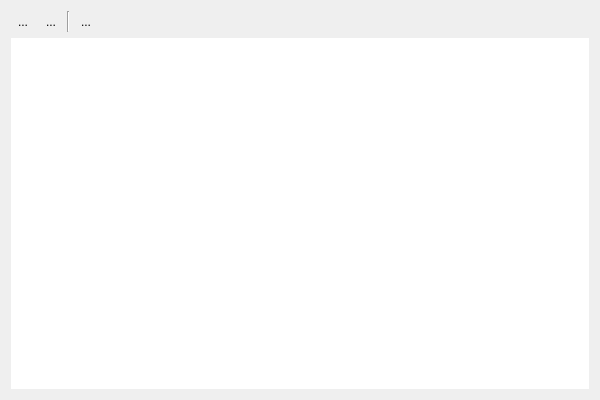
<?xml version="1.0" encoding="UTF-8"?>
<ui version="4.0">
 <class>ListViewClass</class>
 <widget class="QWidget" name="ListViewClass">
  <property name="geometry">
   <rect>
    <x>0</x>
    <y>0</y>
    <width>600</width>
    <height>400</height>
   </rect>
  </property>
  <property name="windowTitle">
   <string>ListView</string>
  </property>
  <layout class="QVBoxLayout" name="verticalLayout">
   <item>
    <layout class="QHBoxLayout" name="horizontalLayout">
     <property name="spacing">
      <number>4</number>
     </property>
     <item>
      <widget class="QToolButton" name="addButton">
       <property name="text">
        <string>...</string>
       </property>
       <property name="autoRaise">
        <bool>true</bool>
       </property>
      </widget>
     </item>
     <item>
      <widget class="QToolButton" name="editButton">
       <property name="text">
        <string>...</string>
       </property>
       <property name="autoRaise">
        <bool>true</bool>
       </property>
      </widget>
     </item>
     <item>
      <widget class="Line" name="line">
       <property name="orientation">
        <enum>Qt::Orientation::Vertical</enum>
       </property>
      </widget>
     </item>
     <item>
      <widget class="QToolButton" name="deleteButton">
       <property name="text">
        <string>...</string>
       </property>
       <property name="autoRaise">
        <bool>true</bool>
       </property>
      </widget>
     </item>
     <item>
      <spacer name="horizontalSpacer">
       <property name="orientation">
        <enum>Qt::Orientation::Horizontal</enum>
       </property>
       <property name="sizeHint" stdset="0">
        <size>
         <width>40</width>
         <height>20</height>
        </size>
       </property>
      </spacer>
     </item>
    </layout>
   </item>
   <item>
    <widget class="QListView" name="listView">
     <property name="contextMenuPolicy">
      <enum>Qt::ContextMenuPolicy::CustomContextMenu</enum>
     </property>
     <property name="frameShape">
      <enum>QFrame::Shape::NoFrame</enum>
     </property>
     <property name="lineWidth">
      <number>0</number>
     </property>
    </widget>
   </item>
  </layout>
  <action name="addAction">
   <property name="text">
    <string>Add Item</string>
   </property>
   <property name="menuRole">
    <enum>QAction::MenuRole::NoRole</enum>
   </property>
  </action>
  <action name="editAction">
   <property name="text">
    <string>Edit Item</string>
   </property>
   <property name="menuRole">
    <enum>QAction::MenuRole::NoRole</enum>
   </property>
  </action>
  <action name="deleteAction">
   <property name="text">
    <string>Delete Item</string>
   </property>
   <property name="menuRole">
    <enum>QAction::MenuRole::NoRole</enum>
   </property>
  </action>
 </widget>
 <layoutdefault spacing="6" margin="11"/>
 <resources/>
 <connections/>
</ui>
